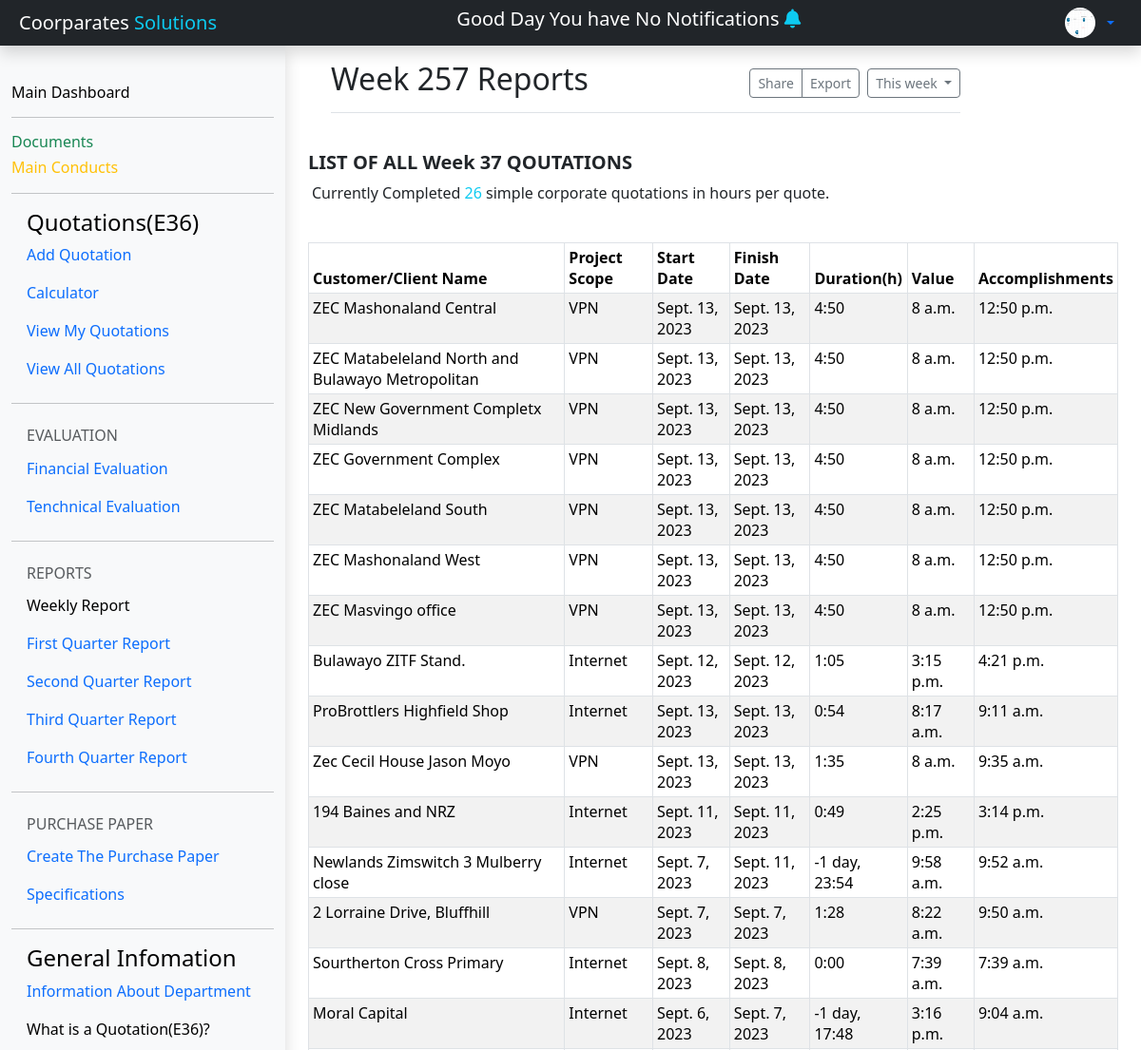
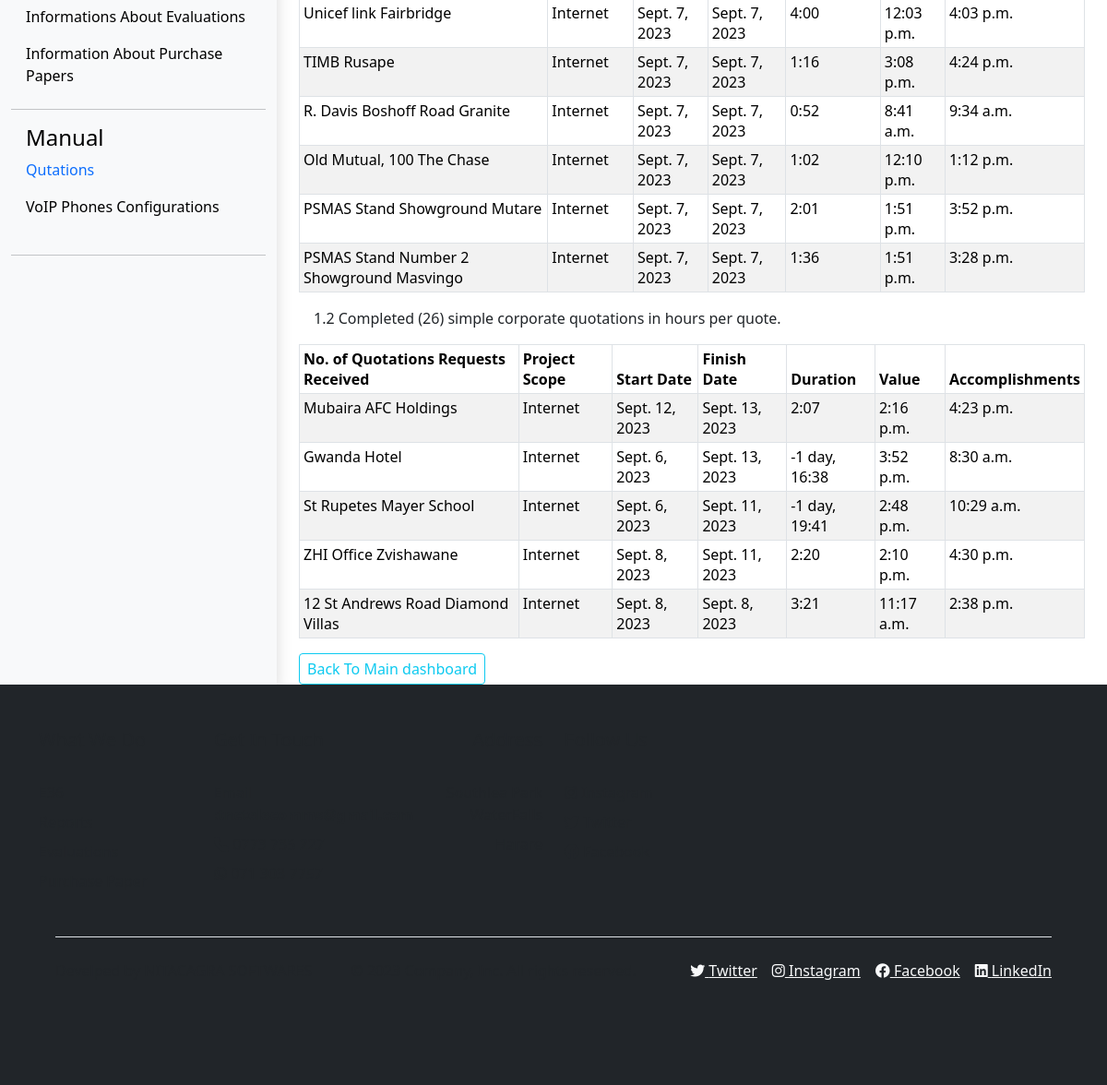
Screenshot of /Reports/Weekly with the database file from the repository (2 pictures, top to bottom).
### e36/models.py (models this page shows, shortened)
class Quotation(models.Model):
	name = [('VPN','VPN'),('Internet','Leased Line(Fibre)/Internet'),('VoIP','VoIP')]
	status = [('Completed','Completed'),('Pending','Pending')]
	File = models.FileField(_("E36"), upload_to='', max_length=100,null=True)
	NameClient = models.CharField(max_length=50,null=True,blank=True)
	City = models.CharField(max_length=50,null=True,blank=True)
	Total = models.DecimalField(_("Total"), max_digits=10, decimal_places=2,null=True,blank=True)
	Status = models.CharField( max_length=50,choices=status,null = True)
	Type = models.CharField(max_length=50,null=True,blank=True,choices=name)
	DateReceived=models.DateField(null=True, auto_now=False, auto_now_add=False )
	DateSubmited= models.DateField(null=True, auto_now=False, auto_now_add=False,blank =True)
	TimeRecived = models.TimeField(_("Time Received"), auto_now=False, auto_now_add=False, null=True,blank=True)
	TimeSubmitted = models.TimeField(_("TimeSubmited"), auto_now=False, auto_now_add=False ,blank =True,null=True)
	created = models.DateTimeField(_("created at"), auto_now=True, auto_now_add=False ,null=True)
	updated = models.DateTimeField(null=True,auto_now=False,auto_now_add=True)
	Receivedfrom = models.CharField(_("Name of te Enginner WhomGive you The E36"),default='Enginner ' ,max_length=50)
	comments = models.TextField(_("Comments"),null =True,blank=True)
	WeekReport = models.IntegerField(_("Weekly report"),null=True)
	created_by = models.ForeignKey(User,  on_delete=models.CASCADE ,null=True,blank=True)
	image = models.ImageField(upload_to = 'picture' ,null=True, blank = True)
	survey = models.BooleanField(null = True ,default=False)
	@property
	def DurationField(self):
		start = str(self.TimeRecived)
		end = str(self.TimeSubmitted)
		start_time = datetime.strptime(start, '%H:%M:%S')
		end_time = datetime.strptime(end, '%H:%M:%S')
		duration = end_time - start_time
		duration_parts = str(duration).split(":")
		time_parts = duration_parts[:2]
		new_duration = ":".join(time_parts)
		return str(new_duration)
	class meta:
		ordering = ('-created',)

### report/views.py (the view)
# urls.py: path('Weekly',views.WeeklyReport, name = 'weekly'),
def  WeeklyReport(request):
    content ={}
    content ={
    'count':E36WEEK,
    'E36':E36,
    'today': today_date,
    'min':min_date,
    'week':weeks,
}
    return render(request,'Weekly.html',content)

### Templates/Weekly.html (shortened to what this page needs)
{% extends 'dashboard.html' %}
 {%block content%}
 {%load static%}
 {% load crispy_forms_tags %}
<head>
</head>
<body>
<main class="col-md-9 col-lg-10 align-content-center px-md-4"
     style="width: 75%">
     <main class="col-md-9  col-lg-10 px-md-4">
      <div class="d-flex justify-content-between flex-wrap flex-md-nowrap align-items-center pt-3 pb-2 mb-3 border-bottom">
        <h1 class="h2">Week {{week}} Reports</h1>
        <div class="btn-toolbar mb-2 mb-md-0">
          <div class="btn-group me-2">
            <button type="button" class="btn btn-sm btn-outline-secondary">Share</button>
            <button type="button" class="btn btn-sm btn-outline-secondary">Export</button>
          </div>
          <button type="button" class="btn btn-sm btn-outline-secondary dropdown-toggle">
            This week
          </button>
        </div>
      </div>
  </main>
          <div class=" text-start mt-1"
          >
          <br>
              <div class=" text-start">
                <h5  class="fw-bolder">LIST OF ALL Week 37  QOUTATIONS</h5>
                <p class="ms-1 ">Currently Completed <span class="text-info">{{count}}</span>  simple corporate quotations in  hours per quote.  </p>
              </div>
              <br />
        <table class="table table-bordered table-striped table-sm">
          <thead>
            <tr class="bg-info"></th>
              <th scope="col">Customer/Client Name</th>
              <th scope="col">Project Scope</th>
              <th scope="col">Start Date</th>
              <th scope="col">Finish Date</th>
              <th scope="col">Duration(h)</th>
              <th scope="col">Value</th>
              <th scope="col">Accomplishments</th>
            </tr>
          </thead>
          <tbody>
            {% for data  in E36 %}
             {%if not  data.survey and data.WeekReport == 37%}
            <tr >
              <td  >{{data.NameClient}}</td>
              <td>{{data.Type}}</td>
              <td >{{data.DateReceived}}</td>
               <td>{{data.DateSubmited}}</td>
              <td>{{data.DurationField}} </td>
             <td>{{data.TimeRecived}}</td>
              <td>{{data.TimeSubmitted}}</td>
            </tr>
           {%endif%}
            {%endfor%}
          </tbody>
        </table>
         <p class="ms-3">1.2 Completed ({{count}}) simple corporate quotations in  hours per quote.  </p>
       <table class="table table-bordered table-striped table-sm">
          <thead>
            <tr class="bg-info"></th>
              <th scope="col">No. of Quotations Requests Received</th>
              <th scope="col">Project Scope</th>
              <th scope="col">Start Date</th>
              <th scope="col">Finish Date</th>
              <th scope="col">Duration</th>
              <th scope="col">Value</th>
              <th scope="col">Accomplishments</th>
            </tr>
          </thead>
          <tbody>
            <tr >
              {% for data  in E36 %}
              {%if data.survey and  data.WeekReport == 37%}
              <td  >{{data.NameClient}}</td>
              <td>{{data.Type}}</td>
              <td >{{data.DateReceived}}</td>
               <td>{{data.DateSubmited}}</td>
              <td>{{data.DurationField}} </td>
             <td>{{data.TimeRecived}}</td>
              <td>{{data.TimeSubmitted}}</td>
            </tr>
            {%endif%}
            {%endfor%}
          </tbody>
        </table>
           <div>
            <button class="text-center btn btn-sm btn-outline-info"><a class="nav-link navs-link  fs-6 " href="{% url 'dashboard'%}">Back To Main dashboard</a></button>
           </div>
          </div>
 </main>
</body>
{%endblock content%}

### rows the page displays
Quotation: NameClient "ZEC Mashonaland Central", Type "VPN", DateReceived "Sept. 13, 2023", DateSubmited "Sept. 13, 2023", DurationField "4:50", TimeRecived "8 a.m.", TimeSubmitted "12:50 p.m."
Quotation: NameClient "ZEC Matabeleland North and Bulawayo Metropolitan", Type "VPN", DateReceived "Sept. 13, 2023", DateSubmited "Sept. 13, 2023", DurationField "4:50", TimeRecived "8 a.m.", TimeSubmitted "12:50 p.m."
Quotation: NameClient "ZEC New Government Completx Midlands", Type "VPN", DateReceived "Sept. 13, 2023", DateSubmited "Sept. 13, 2023", DurationField "4:50", TimeRecived "8 a.m.", TimeSubmitted "12:50 p.m."
Quotation: NameClient "ZEC Government Complex", Type "VPN", DateReceived "Sept. 13, 2023", DateSubmited "Sept. 13, 2023", DurationField "4:50", TimeRecived "8 a.m.", TimeSubmitted "12:50 p.m."
Quotation: NameClient "ZEC Matabeleland South", Type "VPN", DateReceived "Sept. 13, 2023", DateSubmited "Sept. 13, 2023", DurationField "4:50", TimeRecived "8 a.m.", TimeSubmitted "12:50 p.m."
Quotation: NameClient "ZEC Mashonaland West", Type "VPN", DateReceived "Sept. 13, 2023", DateSubmited "Sept. 13, 2023", DurationField "4:50", TimeRecived "8 a.m.", TimeSubmitted "12:50 p.m."
Quotation: NameClient "ZEC Masvingo office", Type "VPN", DateReceived "Sept. 13, 2023", DateSubmited "Sept. 13, 2023", DurationField "4:50", TimeRecived "8 a.m.", TimeSubmitted "12:50 p.m."
Quotation: NameClient "Bulawayo ZITF Stand.", Type "Internet", DateReceived "Sept. 12, 2023", DateSubmited "Sept. 12, 2023", DurationField "1:05", TimeRecived "3:15 p.m.", TimeSubmitted "4:21 p.m."
Quotation: NameClient "ProBrottlers Highfield Shop", Type "Internet", DateReceived "Sept. 13, 2023", DateSubmited "Sept. 13, 2023", DurationField "0:54", TimeRecived "8:17 a.m.", TimeSubmitted "9:11 a.m."
Quotation: NameClient "Zec Cecil House Jason Moyo", Type "VPN", DateReceived "Sept. 13, 2023", DateSubmited "Sept. 13, 2023", DurationField "1:35", TimeRecived "8 a.m.", TimeSubmitted "9:35 a.m."
Quotation: NameClient "194 Baines and NRZ", Type "Internet", DateReceived "Sept. 11, 2023", DateSubmited "Sept. 11, 2023", DurationField "0:49", TimeRecived "2:25 p.m.", TimeSubmitted "3:14 p.m."
Quotation: NameClient "Newlands Zimswitch 3 Mulberry close", Type "Internet", DateReceived "Sept. 7, 2023", DateSubmited "Sept. 11, 2023", DurationField "-1 day, 23:54", TimeRecived "9:58 a.m.", TimeSubmitted "9:52 a.m."
Quotation: NameClient "2 Lorraine Drive, Bluffhill", Type "VPN", DateReceived "Sept. 7, 2023", DateSubmited "Sept. 7, 2023", DurationField "1:28", TimeRecived "8:22 a.m.", TimeSubmitted "9:50 a.m."
Quotation: NameClient "Sourtherton Cross Primary", Type "Internet", DateReceived "Sept. 8, 2023", DateSubmited "Sept. 8, 2023", DurationField "0:00", TimeRecived "7:39 a.m.", TimeSubmitted "7:39 a.m."
Quotation: NameClient "Moral Capital", Type "Internet", DateReceived "Sept. 6, 2023", DateSubmited "Sept. 7, 2023", DurationField "-1 day, 17:48", TimeRecived "3:16 p.m.", TimeSubmitted "9:04 a.m."
Quotation: NameClient "Unicef link Fairbridge", Type "Internet", DateReceived "Sept. 7, 2023", DateSubmited "Sept. 7, 2023", DurationField "4:00", TimeRecived "12:03 p.m.", TimeSubmitted "4:03 p.m."
Quotation: NameClient "TIMB Rusape", Type "Internet", DateReceived "Sept. 7, 2023", DateSubmited "Sept. 7, 2023", DurationField "1:16", TimeRecived "3:08 p.m.", TimeSubmitted "4:24 p.m."
Quotation: NameClient "R. Davis Boshoff Road Granite", Type "Internet", DateReceived "Sept. 7, 2023", DateSubmited "Sept. 7, 2023", DurationField "0:52", TimeRecived "8:41 a.m.", TimeSubmitted "9:34 a.m."
Quotation: NameClient "Old Mutual, 100 The Chase", Type "Internet", DateReceived "Sept. 7, 2023", DateSubmited "Sept. 7, 2023", DurationField "1:02", TimeRecived "12:10 p.m.", TimeSubmitted "1:12 p.m."
Quotation: NameClient "PSMAS Stand Showground Mutare", Type "Internet", DateReceived "Sept. 7, 2023", DateSubmited "Sept. 7, 2023", DurationField "2:01", TimeRecived "1:51 p.m.", TimeSubmitted "3:52 p.m."
Quotation: NameClient "PSMAS Stand Number 2 Showground Masvingo", Type "Internet", DateReceived "Sept. 7, 2023", DateSubmited "Sept. 7, 2023", DurationField "1:36", TimeRecived "1:51 p.m.", TimeSubmitted "3:28 p.m."
Quotation: NameClient "Mubaira AFC Holdings", Type "Internet", DateReceived "Sept. 12, 2023", DateSubmited "Sept. 13, 2023", DurationField "2:07", TimeRecived "2:16 p.m.", TimeSubmitted "4:23 p.m."
Quotation: NameClient "Gwanda Hotel", Type "Internet", DateReceived "Sept. 6, 2023", DateSubmited "Sept. 13, 2023", DurationField "-1 day, 16:38", TimeRecived "3:52 p.m.", TimeSubmitted "8:30 a.m."
Quotation: NameClient "St Rupetes Mayer School", Type "Internet", DateReceived "Sept. 6, 2023", DateSubmited "Sept. 11, 2023", DurationField "-1 day, 19:41", TimeRecived "2:48 p.m.", TimeSubmitted "10:29 a.m."
Quotation: NameClient "ZHI Office Zvishawane", Type "Internet", DateReceived "Sept. 8, 2023", DateSubmited "Sept. 11, 2023", DurationField "2:20", TimeRecived "2:10 p.m.", TimeSubmitted "4:30 p.m."
Quotation: NameClient "12 St Andrews Road Diamond Villas", Type "Internet", DateReceived "Sept. 8, 2023", DateSubmited "Sept. 8, 2023", DurationField "3:21", TimeRecived "11:17 a.m.", TimeSubmitted "2:38 p.m."

### other values shown
{{ week }} "257"
{{ count }} "26"
